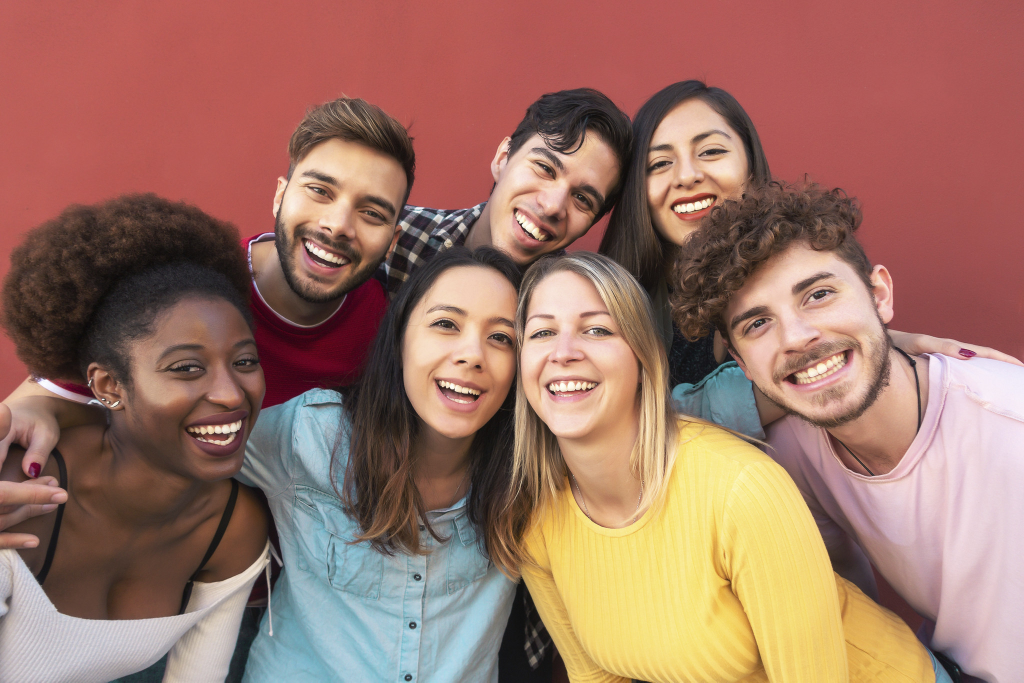
#> input picture 14. Face detection/people.jpg, 2048 x 1365 px (shown at 1/2 size)
$ jupyter execute faceDetection.ipynb   (text cells are left out)
#> lines starting #> are read from the running program, lines starting #| are printed output that depends on the picture; after the words box and inside, x2 and y2 are one past the last pixel; in counts of white or black regions, pixels touching at a corner belong together
#> further down, img is the input picture: shape (1365, 2048, 3); mean B, G, R 101.7, 115.6, 156.4
[cell 1]
import cv2 as cv

def rescaleFrame(frame,scale=0.75):
    """
    This method will work for any kind of video photo or live video
    """
#> called with scale = 0.3
    width = int(frame.shape[1]*scale)
#> width = 614
    height = int(frame.shape[0]*scale)
#> height = 409

    dimentions = (width,height)
#> dimentions = (614, 409)

    return cv.resize(frame,dimentions,interpolation=cv.INTER_AREA)
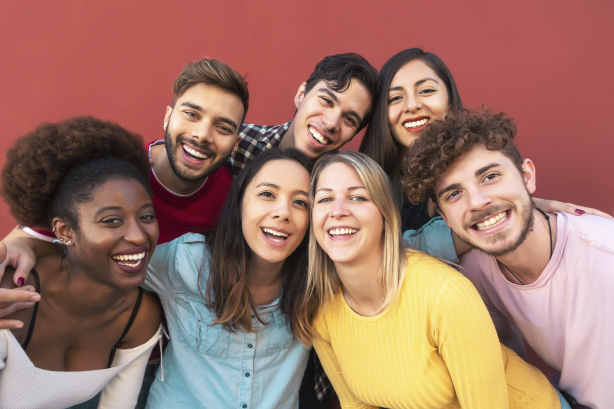
#> returned value: shape (409, 614, 3); mean of channels 0, 1, 2 101.7, 115.6, 156.4; drawn as B, G, R

img = cv.imread('people.jpg')
scaled_img = rescaleFrame(img,0.3)
cv.imshow('Color image',scaled_img)


gray = cv.cvtColor(scaled_img,cv.COLOR_BGR2GRAY)
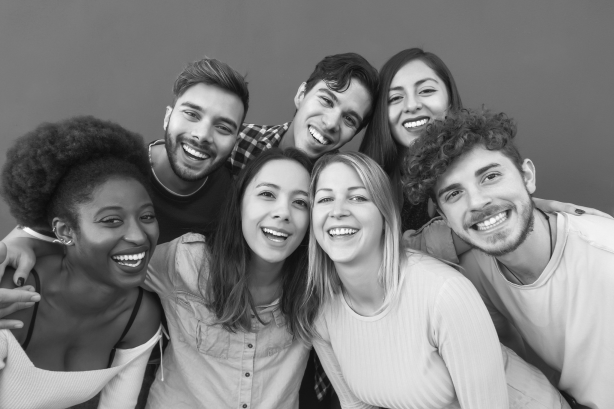
#> gray: shape (409, 614); min 10, max 253, mean 126.2
cv.imshow('Gray Person',gray)

har_cascade = cv.CascadeClassifier('haar_face.xml')
faces_recr = har_cascade.detectMultiScale(gray,scaleFactor=1.09,minNeighbors=1)
#> faces_recr = [[300, 165, 84, 84], [388, 154, 52, 52], [376, 63, 75, 75], [234, 161, 93, 93], [162, 83, 90, 90], [73, 181, 100, 100], [456, 134, 100, 100]]
print(len(faces_recr))
#| 7

for (x,y,w,h) in faces_recr:
    cv.rectangle(scaled_img,(x,y),(x+w,y+h),(0,255,0),thickness=2)
#> this loop made 7 passes
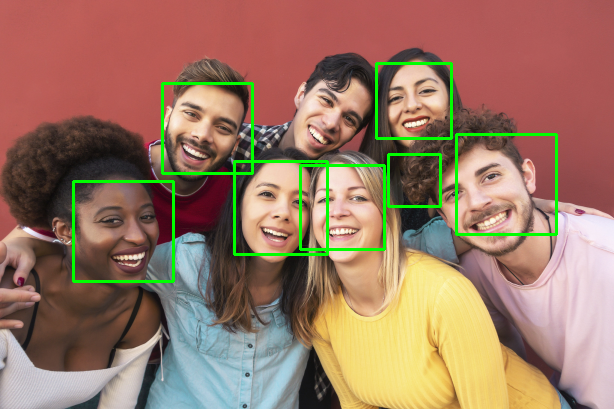
#> scaled_img: shape (409, 614, 3); 2.81% of pixels changed, all inside (x1, y1, x2, y2) = (72, 62, 558, 283)

cv.imshow('Detected faces',scaled_img)

cv.waitKey(0)
#> Out = 27

[cell 2]
capture = cv.VideoCapture(0) # VideoCapture(0) the argument will determin the input sourse for example 0 means the webcam and if there is other cameras then need to give that number
while True:
    isTrue,frame = capture.read()
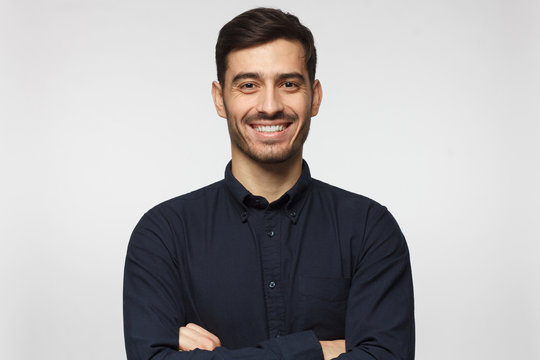
#> input picture 14. Face detection/guy.jpg, 540 x 360 px, given in place of the camera
#> frame is the input picture: shape (360, 540, 3); mean B, G, R 173.6, 172.8, 175.2
    cv.imshow('Video',frame)
    gray = cv.cvtColor(frame,cv.COLOR_BGR2GRAY)
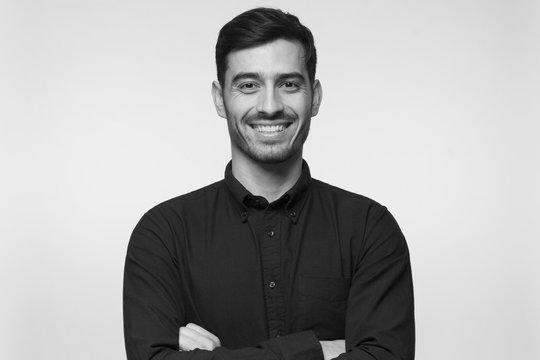
#> gray: shape (360, 540); min 0, max 255, mean 173.6
    cv.imshow('Gray Person',gray)

    har_cascade = cv.CascadeClassifier('haar_face.xml')
    faces_recr = har_cascade.detectMultiScale(gray,scaleFactor=1.1,minNeighbors=2)
#> faces_recr = [[208, 37, 120, 120]]
    # print(len(faces_recr))

    for (x,y,w,h) in faces_recr:
        cv.rectangle(frame,(x,y),(x+w,y+h),(0,255,0),thickness=2)
#> this loop made 1 pass
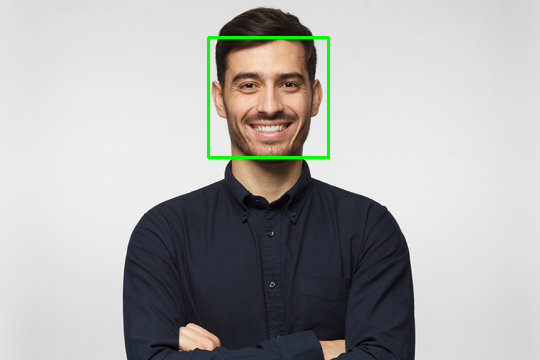
#> frame: shape (360, 540, 3); 0.74% of pixels changed, all inside (x1, y1, x2, y2) = (207, 36, 330, 159)

    cv.imshow('Video',frame)

    if cv.waitKey(20) & 0xFF==ord('d'):
#> (key Esc is pressed here)
        break


capture.release()
cv.destroyAllWindows()
